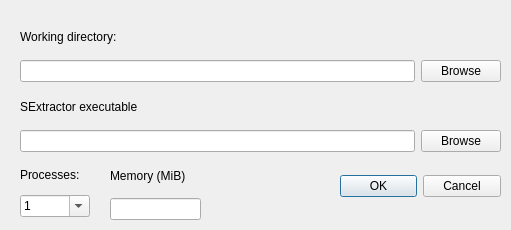
<?xml version="1.0" encoding="UTF-8"?>
<ui version="4.0">
 <class>Dialog</class>
 <widget class="QDialog" name="Dialog">
  <property name="geometry">
   <rect>
    <x>0</x>
    <y>0</y>
    <width>511</width>
    <height>230</height>
   </rect>
  </property>
  <property name="windowTitle">
   <string>Program settings</string>
  </property>
  <widget class="QDialogButtonBox" name="buttonBox">
   <property name="geometry">
    <rect>
     <x>340</x>
     <y>170</y>
     <width>161</width>
     <height>32</height>
    </rect>
   </property>
   <property name="orientation">
    <enum>Qt::Horizontal</enum>
   </property>
   <property name="standardButtons">
    <set>QDialogButtonBox::Cancel|QDialogButtonBox::Ok</set>
   </property>
  </widget>
  <widget class="QWidget" name="layoutWidget">
   <property name="geometry">
    <rect>
     <x>20</x>
     <y>20</y>
     <width>481</width>
     <height>62</height>
    </rect>
   </property>
   <layout class="QVBoxLayout" name="verticalLayout">
    <item>
     <widget class="QLabel" name="label_2">
      <property name="text">
       <string>Working directory:</string>
      </property>
     </widget>
    </item>
    <item>
     <layout class="QHBoxLayout" name="horizontalLayout">
      <item>
       <widget class="QLineEdit" name="lineEditTemp"/>
      </item>
      <item>
       <widget class="QPushButton" name="pushButtonBrowseTemp">
        <property name="text">
         <string>Browse</string>
        </property>
       </widget>
      </item>
     </layout>
    </item>
   </layout>
  </widget>
  <widget class="QWidget" name="layoutWidget">
   <property name="geometry">
    <rect>
     <x>20</x>
     <y>160</y>
     <width>70</width>
     <height>57</height>
    </rect>
   </property>
   <layout class="QVBoxLayout" name="verticalLayout_2">
    <item>
     <widget class="QLabel" name="label">
      <property name="font">
       <font>
        <pointsize>9</pointsize>
       </font>
      </property>
      <property name="text">
       <string>Processes:</string>
      </property>
     </widget>
    </item>
    <item>
     <widget class="QComboBox" name="comboBox">
      <property name="editable">
       <bool>true</bool>
      </property>
      <item>
       <property name="text">
        <string>1</string>
       </property>
      </item>
      <item>
       <property name="text">
        <string>2</string>
       </property>
      </item>
      <item>
       <property name="text">
        <string>3</string>
       </property>
      </item>
      <item>
       <property name="text">
        <string>4</string>
       </property>
      </item>
      <item>
       <property name="text">
        <string>5</string>
       </property>
      </item>
      <item>
       <property name="text">
        <string>6</string>
       </property>
      </item>
      <item>
       <property name="text">
        <string>7</string>
       </property>
      </item>
      <item>
       <property name="text">
        <string>8</string>
       </property>
      </item>
      <item>
       <property name="text">
        <string>9</string>
       </property>
      </item>
      <item>
       <property name="text">
        <string>10</string>
       </property>
      </item>
     </widget>
    </item>
   </layout>
  </widget>
  <widget class="QWidget" name="layoutWidget">
   <property name="geometry">
    <rect>
     <x>20</x>
     <y>90</y>
     <width>481</width>
     <height>62</height>
    </rect>
   </property>
   <layout class="QVBoxLayout" name="verticalLayout_3">
    <item>
     <widget class="QLabel" name="label_3">
      <property name="text">
       <string>SExtractor executable</string>
      </property>
     </widget>
    </item>
    <item>
     <layout class="QHBoxLayout" name="horizontalLayout_2">
      <item>
       <widget class="QLineEdit" name="lineEditSex"/>
      </item>
      <item>
       <widget class="QPushButton" name="pushButtonBrowseSex">
        <property name="text">
         <string>Browse</string>
        </property>
       </widget>
      </item>
     </layout>
    </item>
   </layout>
  </widget>
  <widget class="QWidget" name="layoutWidget_2">
   <property name="geometry">
    <rect>
     <x>110</x>
     <y>160</y>
     <width>91</width>
     <height>60</height>
    </rect>
   </property>
   <layout class="QVBoxLayout" name="verticalLayout_4">
    <item>
     <widget class="QLabel" name="label_memory">
      <property name="toolTip">
       <string>How many megabytes you want to use for stacking process</string>
      </property>
      <property name="text">
       <string>Memory (MiB)</string>
      </property>
     </widget>
    </item>
    <item>
     <layout class="QHBoxLayout" name="horizontalLayout_3">
      <item>
       <widget class="QLineEdit" name="lineEditSex_2"/>
      </item>
     </layout>
    </item>
   </layout>
  </widget>
 </widget>
 <resources/>
 <connections>
  <connection>
   <sender>buttonBox</sender>
   <signal>accepted()</signal>
   <receiver>Dialog</receiver>
   <slot>accept()</slot>
   <hints>
    <hint type="sourcelabel">
     <x>248</x>
     <y>254</y>
    </hint>
    <hint type="destinationlabel">
     <x>157</x>
     <y>274</y>
    </hint>
   </hints>
  </connection>
  <connection>
   <sender>buttonBox</sender>
   <signal>rejected()</signal>
   <receiver>Dialog</receiver>
   <slot>reject()</slot>
   <hints>
    <hint type="sourcelabel">
     <x>316</x>
     <y>260</y>
    </hint>
    <hint type="destinationlabel">
     <x>286</x>
     <y>274</y>
    </hint>
   </hints>
  </connection>
 </connections>
</ui>
